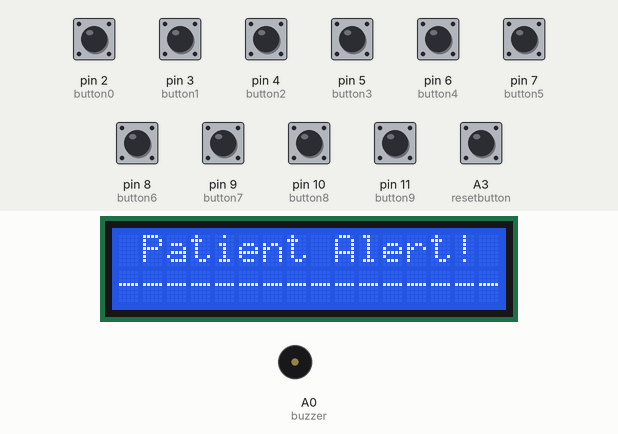
The sketch below on a simulated Arduino Uno, built with avr-gcc and run on an emulated ATmega328P. Shown: 16×2 character LCD, buzzer (waves = sounding, pin HIGH). The test bench sets the inputs (shaded band); at power-on: A3 (resetbutton), pin 2 (button0), pin 3 (button1), pin 4 (button2), pin 5 (button3), pin 6 (button4), pin 7 (button5), pin 8 (button6), pin 9 (button7), pin 10 (button8), pin 11 (button9) LOW. What the sketch prints to the serial monitor is not drawn.

Above: at 7.0 s.
7.1 s: pin 2 (button0) pulled HIGH for 0.6 s
At 8.3 s:
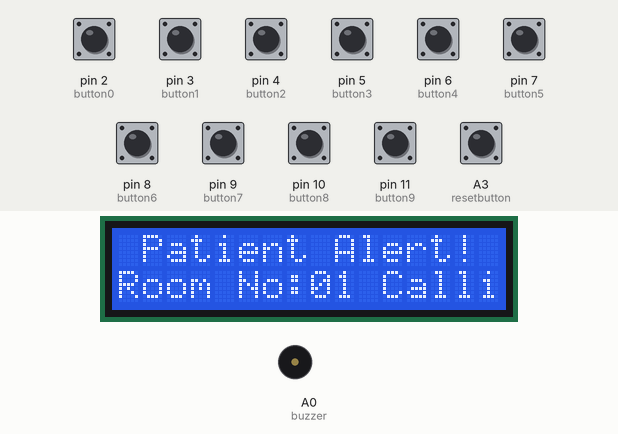
10.7 s: pin 3 (button1) pulled HIGH for 0.6 s
At 13.6 s:
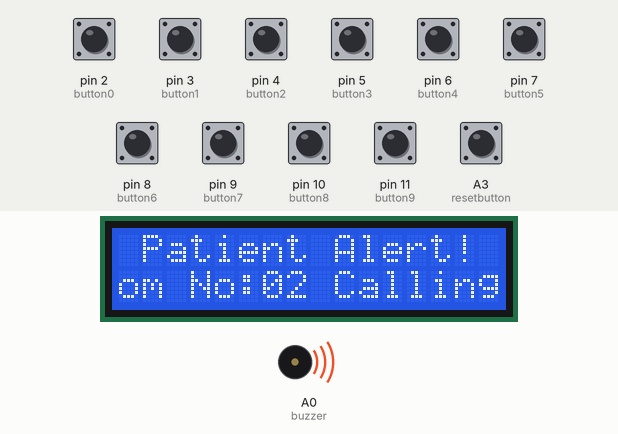
14.0 s: pin 4 (button2) pulled HIGH for 0.6 s
At 15.91 s:
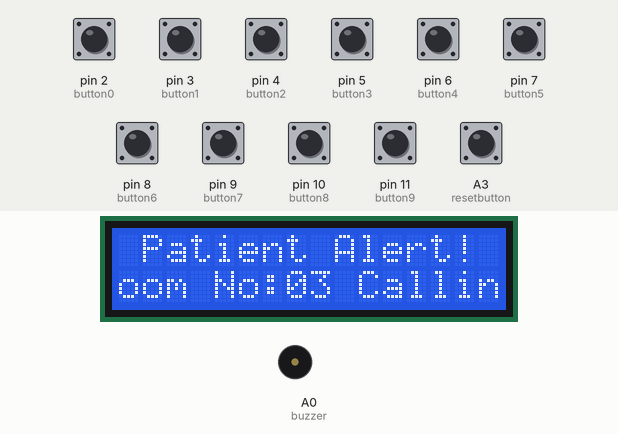
17.2 s: pin 5 (button3) pulled HIGH for 0.6 s
At 18.6 s:
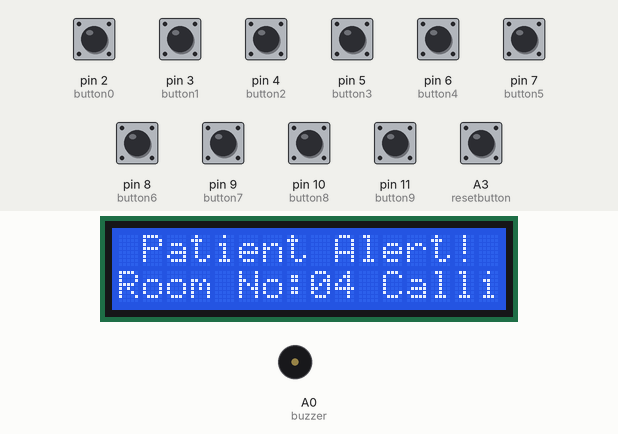
20.4 s: pin 6 (button4) pulled HIGH for 0.6 s
At 21.4 s:
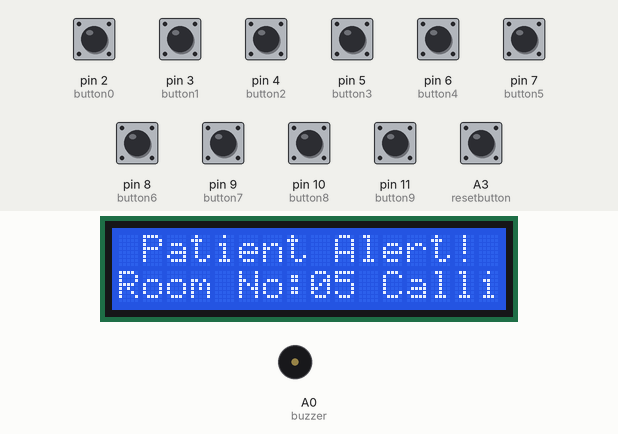
23.6 s: pin 7 (button5) pulled HIGH for 0.6 s
At 27.3 s:
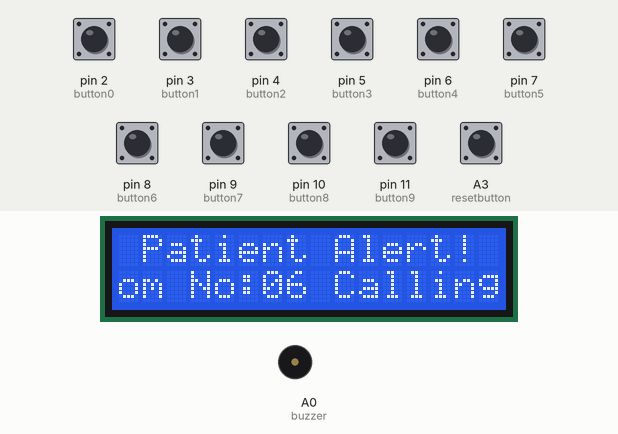
Timing chart, 0 to 27.7 s (numbered marks = the images above; inputs shaded):
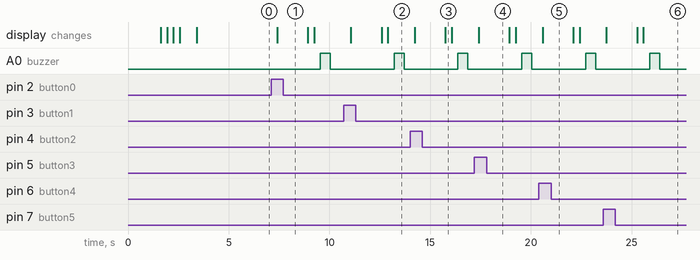

Measured:
- after the input at 7.1 s, A0 (buzzer): LOW → HIGH after 2.4 s, → LOW 0.50 s later; the display: changes after 0.30 s (image 1)
- after the input at 10.7 s, A0 (buzzer): LOW → HIGH after 2.5 s, → LOW 0.50 s later; the display: first changes after 0.37 s (image 2 shows a later state)
- after the input at 14.0 s, A0 (buzzer): LOW → HIGH after 2.4 s, → LOW 0.50 s later; the display: first changes after 0.24 s (image 3 shows a later state)
- after the input at 17.2 s, A0 (buzzer): LOW → HIGH after 2.3 s, → LOW 0.50 s later; the display: changes after 0.21 s (image 4)
- after the input at 20.4 s, A0 (buzzer): LOW → HIGH after 2.3 s, → LOW 0.50 s later; the display: changes after 0.18 s (image 5)
- after the input at 23.6 s, A0 (buzzer): LOW → HIGH after 2.3 s, → LOW 0.50 s later; the display: first changes after 0.15 s (image 6 shows a later state)

The sketch:

PatientCallingSystemVero.ino
```cpp
#include <Wire.h>
#include <LCD.h>
#include <LiquidCrystal_I2C.h>
#include <SoftwareSerial.h>

//Define LCD variables
#define I2C_ADDR          0x27        //Define I2C Address where the PCF8574A is
#define BACKLIGHT_PIN      3
#define En_pin             2
#define Rw_pin             1
#define Rs_pin             0
#define D4_pin             4
#define D5_pin             5
#define D6_pin             6
#define D7_pin             7

#define button0 2
#define button1 3
#define button2 4
#define button3 5
#define button4 6
#define button5 7
#define button6 8
#define button7 9
#define button8 10
#define button9 11
#define resetbutton A3 //A5
#define buzzer A0

#define maxRange 50

//Lcd Constants

int inputLength = 0;
char inputArray[maxRange];

//Initialise the LCD
LiquidCrystal_I2C      lcd(I2C_ADDR, En_pin, Rw_pin, Rs_pin, D4_pin, D5_pin, D6_pin, D7_pin);

void setup()
{
    Serial.begin(9600);

    //Define the LCD as 16 column by 2 rows
      lcd.begin (16, 2);
  //Switch on the backlight
      lcd.setBacklightPin(BACKLIGHT_PIN, POSITIVE);
      lcd.setBacklight(HIGH);
      lcd.clear();
      lcdMessage("   WELCOME TO   ", "Nurse Calling System");

    pinMode(button0, INPUT);
    pinMode(button1, INPUT);
    pinMode(button2, INPUT);
    pinMode(button3, INPUT);
    pinMode(button4, INPUT);
    pinMode(button5, INPUT);
    pinMode(button6, INPUT);
    pinMode(button7, INPUT);
    pinMode(button8, INPUT);
    pinMode(button9, INPUT);
    pinMode(resetbutton, INPUT);
    pinMode(buzzer,OUTPUT);
    Serial.println("Nurse Calling System Powered ON");
    delay(500);
    lcd.clear();
    lcdMessage(" Patient Alert!", "-------------------");
}

void loop()
{
  if(digitalRead(button0) == HIGH)
  {
    lcdMessage(" Patient Alert! ","Room No:01 Calling");
    Serial.println("Room Number 1 Calling");
    Serial.println("Buzzer ON");
    digitalWrite(buzzer,HIGH);
  }

  else if(digitalRead(button1) == HIGH)
  {
    lcdMessage(" Patient Alert! ","Room No:02 Calling");
    Serial.println("Room Number 2 Calling");
    Serial.println("Buzzer ON");
    digitalWrite(buzzer,HIGH);
  }

  else if(digitalRead(button2) == HIGH)
  {
    lcdMessage(" Patient Alert! ","Room No:03 Calling");
    Serial.println("Room Number 3 Calling");
    Serial.println("Buzzer ON");
    digitalWrite(buzzer,HIGH);
  }

   else if(digitalRead(button3) == HIGH)
  {
    lcdMessage(" Patient Alert! ","Room No:04 Calling");
    Serial.println("Room Number 4 Calling");
    Serial.println("Buzzer ON");
    digitalWrite(buzzer,HIGH);
  }

  else if(digitalRead(button4) == HIGH)
  {
    lcdMessage(" Patient Alert! ","Room No:05 Calling");
    Serial.println("Room Number 5 Calling");
    Serial.println("Buzzer ON");
    digitalWrite(buzzer,HIGH);
  }

  else if(digitalRead(button5) == HIGH)
  {
    lcdMessage(" Patient Alert! ","Room No:06 Calling");
    Serial.println("Room Number 6 Calling");
    Serial.println("Buzzer ON");
    digitalWrite(buzzer,HIGH);
  }

  else if(digitalRead(button6) == HIGH)
  {
    lcdMessage(" Patient Alert! ","Room No:07 Calling");
    Serial.println("Room Number 7 Calling");
    Serial.println("Buzzer ON");
    digitalWrite(buzzer,HIGH);
  }

  else if(digitalRead(button7) == HIGH)
  {
    lcdMessage(" Patient Alert! ","Room No:08 Calling");
    Serial.println("Room Number 8 Calling");
    Serial.println("Buzzer ON");
    digitalWrite(buzzer,HIGH);
  }

  else if(digitalRead(button8) == HIGH)
  {
    lcdMessage(" Patient Alert! ","Room No:09 Calling");
    Serial.println("Room Number 7 Calling");
    Serial.println("Buzzer ON");
    digitalWrite(buzzer,HIGH);
  }

  else if(digitalRead(button9) == HIGH)
  {
    lcdMessage(" Patient Alert! ","Room No:10 Calling");
    Serial.println("Room Number 10 Calling");
    Serial.println("Buzzer ON");
    digitalWrite(buzzer,HIGH);
  }

  else if(digitalRead(resetbutton) == HIGH)
  {
    lcdMessage(" Patient Alert! ","-------------------");
    Serial.println("Reset Button Pressed \n-------------------");
    Serial.println("Buzzer OFF");
    digitalWrite(buzzer,LOW);
  }

  else
  {
    Serial.println("Default Warning");
    Serial.println("Buzzer OFF");
    digitalWrite(buzzer,LOW);
  }
  delay(500);
}

void lcdMessage(String FirstRow, String SecondRow)
{
  inputLength = SecondRow.length();
  lcd.clear();
  lcd.print(FirstRow);
  if (inputLength <= 16) {
    lcd.setCursor(0, 1);
    lcd.print(SecondRow);
  }
  else if (inputLength > maxRange) {
    Serial.println("This string is too long.");
  }
  else {
    lcd.setCursor(0, 1);
    SecondRow.toCharArray(inputArray, maxRange);
    for (int i = 0; i <= 16; i++) {
      lcd.write(inputArray[i]);
    }

    delay(1500); //completion wait

    for (int j = 17; j <= inputLength; j++) {
      lcd.write(inputArray[j]);
      lcd.scrollDisplayLeft();

      lcd.setCursor(j - 16, 0);
      lcd.print(FirstRow);
      lcd.setCursor(j + 1, 1);
      delay(300);
    }
  }
}
```
